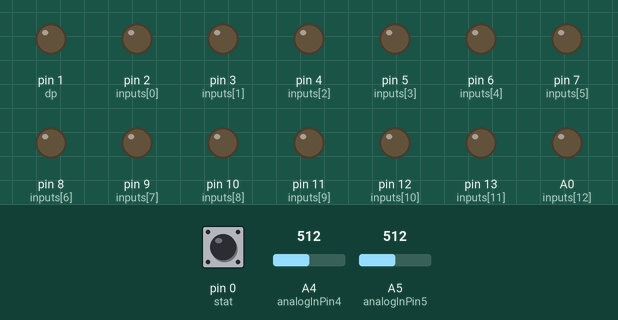
The sketch below on a simulated Arduino Uno, built with avr-gcc and run on an emulated ATmega328P. Shown: output pins drawn as LEDs (lit = HIGH). The test bench sets the inputs (shaded band); at power-on: pin 0 (stat) HIGH, A4 (analogInPin4) = 512, A5 (analogInPin5) = 512.

Above: at 0.1 s.
At 1.1 s:
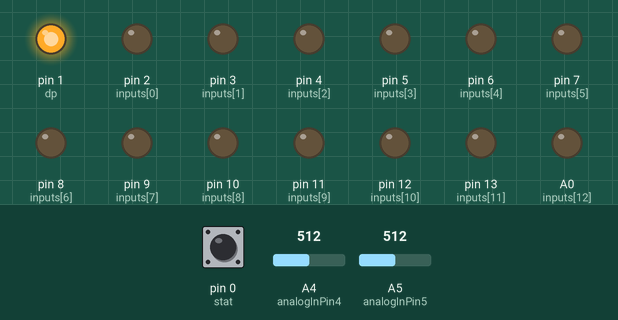
Timing chart, 0 to 2.6 s (numbered marks = the images above):
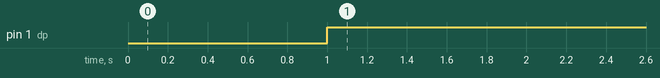

Measured:
- by itself, pin 1 (dp): LOW → HIGH at 1.0 s

The sketch:

_7SEGMENTKIT.ino
```cpp
#include <TimerOne.h>
#include <math.h>

const int analogInPin4 = A4;
const int analogInPin5 = A5;
const int stat=0;
const int dp=1;

float sensorValue = 0,sensorValue1 = 0;        // value read from the pot
float outputValue = 0,finalValue=0,sum=0,finalValue1=0,finalValue2=0,finalValue3=0,midValue=0,mid2Value=0,var=0,var1=0,var2=0;        // value output to the PWM (analog out)
int i;
int inputs[16] = {2,3,4,5,6,7,8,9,10,11,12,13,A0,A1,A2,A3}; // A,B,C,D inputs
byte BCD[16][4] ={{0,0,0,0},
{1,0,0,0},
{0,1,0,0},
{1,1,0,0},
{0,0,1,0},
{1,0,1,0},
{0,1,1,0},
{1,1,1,0},
{0,0,0,1},
{1,0,0,1},
{0,1,0,1},
{1,1,0,1},
{0,0,1,1},
{1,0,1,1},
{0,1,1,1},
{1,1,1,1}}; //BCD code
int number = 0;

////////////////////////BASIC INITIALISATION//////////////////////
void setup() {
pinMode(stat,INPUT);
pinMode(dp,OUTPUT);
Timer1.initialize(1000000);
Timer1.attachInterrupt(time_control);
for(int a = 0; a < 16; a++){
pinMode(inputs[a], OUTPUT);} //set outputs
}

/////////////////////////////////////INTERRUPT ONE SECOND//////////////////////////
void time_control(void)
{
if(digitalRead(stat)==LOW)
{
  Seven_segment(var);
  digitalWrite(dp,LOW);
}
else
{
  var2=var2/10;
  Seven_segment(var2);
  digitalWrite(dp,HIGH);
}

}

//////////////////////////////MAIN LOOP////////////////////////////
void loop() {

noInterrupts();
  interrupts();


 sensorValue = analogRead(analogInPin4);
 outputValue = 0.244*sensorValue; //w.r.t 10ohm
 midValue=0.945*midValue+0.0549*outputValue;
 finalValue=0.945*finalValue+0.0549*midValue;
 var = round(finalValue);

 sensorValue1 = analogRead(analogInPin5);
 outputValue =sensorValue1*0.122*32.076 ; //w.r.t 10k
 mid2Value=0.945*mid2Value+0.0549*outputValue;
 finalValue2=0.945*finalValue2+0.0549*mid2Value;
 var2 = round(finalValue2);
}


//////////////////////DISPLAY ON SEVEN SEGMENT///////////////////////
void Seven_segment(int number)
{
  int a[4],temp,i;
  for(i=0;i<4;i++)
  {
    a[i]=number%10;
    number=number/10;
  }
 for(int c = 0; c < 4; c++)
{
digitalWrite(sensorValue, BCD[a[3]][c]);
}

 for(int c = 4; c < 8; c++)
{
digitalWrite(sensorValue, BCD[a[2]][c-4]);
}

 for(int c = 8; c < 12; c++)
{
digitalWrite(sensorValue1, BCD[a[1]][c-8]);
}

 for(int c = 12; c < 16; c++)
{
digitalWrite(sensorValue1, BCD[a[0]][c-12]);
}
}
```
